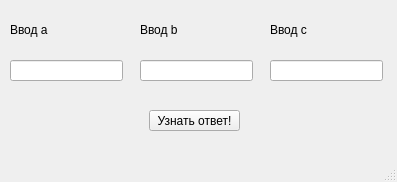
<?xml version="1.0" encoding="UTF-8"?>
<ui version="4.0">
 <class>MainWindow</class>
 <widget class="QMainWindow" name="MainWindow">
  <property name="geometry">
   <rect>
    <x>0</x>
    <y>0</y>
    <width>397</width>
    <height>182</height>
   </rect>
  </property>
  <property name="windowTitle">
   <string>MainWindow</string>
  </property>
  <widget class="QWidget" name="centralwidget">
   <widget class="QPushButton" name="pushButton">
    <property name="geometry">
     <rect>
      <x>149</x>
      <y>110</y>
      <width>91</width>
      <height>21</height>
     </rect>
    </property>
    <property name="text">
     <string>Узнать ответ!</string>
    </property>
   </widget>
   <widget class="QLineEdit" name="input_A">
    <property name="geometry">
     <rect>
      <x>10</x>
      <y>60</y>
      <width>113</width>
      <height>21</height>
     </rect>
    </property>
   </widget>
   <widget class="QLineEdit" name="input_B">
    <property name="geometry">
     <rect>
      <x>140</x>
      <y>60</y>
      <width>113</width>
      <height>21</height>
     </rect>
    </property>
   </widget>
   <widget class="QLineEdit" name="input_C">
    <property name="geometry">
     <rect>
      <x>270</x>
      <y>60</y>
      <width>113</width>
      <height>21</height>
     </rect>
    </property>
   </widget>
   <widget class="QLabel" name="label">
    <property name="geometry">
     <rect>
      <x>10</x>
      <y>20</y>
      <width>101</width>
      <height>20</height>
     </rect>
    </property>
    <property name="text">
     <string>Ввод a</string>
    </property>
   </widget>
   <widget class="QLabel" name="label_3">
    <property name="geometry">
     <rect>
      <x>270</x>
      <y>20</y>
      <width>101</width>
      <height>20</height>
     </rect>
    </property>
    <property name="text">
     <string>Ввод c</string>
    </property>
   </widget>
   <widget class="QLabel" name="label_2">
    <property name="geometry">
     <rect>
      <x>140</x>
      <y>20</y>
      <width>101</width>
      <height>20</height>
     </rect>
    </property>
    <property name="text">
     <string>Ввод b</string>
    </property>
   </widget>
  </widget>
  <widget class="QMenuBar" name="menubar">
   <property name="geometry">
    <rect>
     <x>0</x>
     <y>0</y>
     <width>397</width>
     <height>20</height>
    </rect>
   </property>
  </widget>
  <widget class="QStatusBar" name="statusbar"/>
 </widget>
 <resources/>
 <connections/>
</ui>
